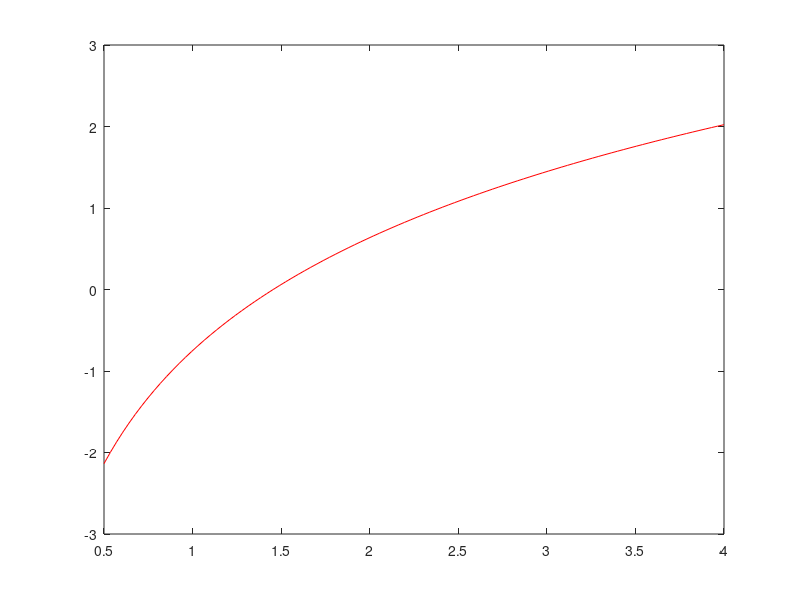

The MATLAB script that drew this image:
% define the equation ln(x^2)-0.75=0 as function handle
f=@(x) log(x.^2)-0.75;

% create a vector to plot f
x=linspace(0.5,4,100); % equally spaced 100 points from 0.5 to 4

% part a))
plot(x,f(x),'-r')


% part b))
% three iterations of bisection method
xl=0.5; % initial lower limit of the interval
xu=2; % upper limit

% necessary condtion for bisection method to work
if f(xl)*f(xu)>=0
    error("Initial end points of the interval must satisfy f(a)*f(b)<0")
end

for i=1:3
    c=(xl+xu)/2; % get the midpoint of xu and xl
    
    % check if the sign of f(xl) is same as sign of f(c)
    if sign(f(c))==sign(f(xl)) % i.e f(xl)*f(c)>0
        xl=c; % change the lower limit to c,so the new interval becomes [c,xu]
    else
        xu=c;  % change xu to c,new interval is [xl,c]
    end
end


disp(['root obtained using bisection method is ',num2str(c)])



%%%%%%%%%%%%%%%%%%%%%%%%%%%%%%%%%%%%%%%%%%%%%%
%%%%%%%%%%%%%%%%%%%%%%%%%%%%%%%%%%%%%%%%%%%%%%
% part c)) Regula Falsi method(aka false position method)
xl=0.5;
xu=2;

% necessary condtion for False Position method to work
if f(xl)*f(xu)>=0
    error("Initial end points of the interval must satisfy f(a)*f(b)<0")
end


for i=1:3
    xns=(xl*f(xu)-xu*f(xl))/(f(xu)-f(xl)); % estimate of the root
    
    % check if the sign of f(xl) is same as sign of f(xns)
    if sign(f(c))==sign(f(xl)) % i.e f(xl)*f(xns)>0
        xl=xns; % change the lower limit to xns,so the new interval becomes [xns,xu]
    else
        xu=xns;  % change xu to c,new interval is [xl,xns]
    end
    
end

disp(['root obtained using false position method is ',num2str(xns)])
